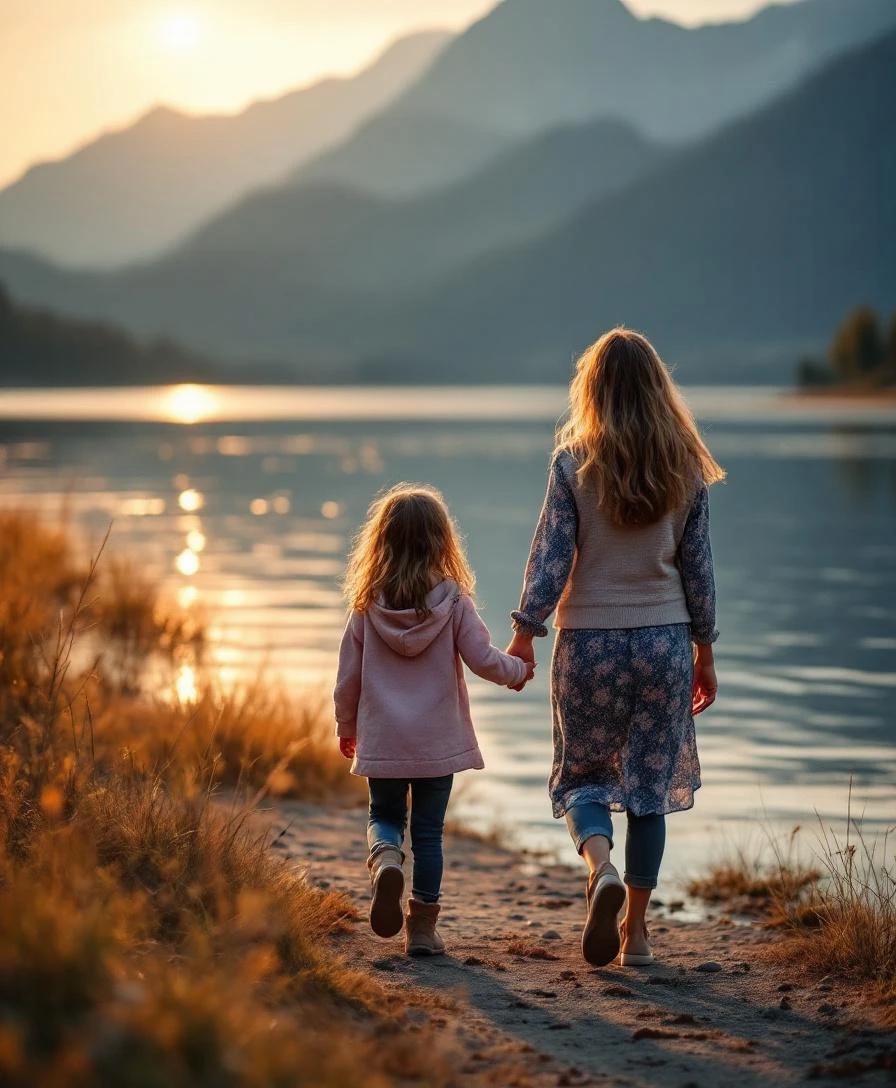
#> input picture instagram/flux-test-family.webp, 896 x 1088 px, found by its file name
$ python create_weekend_post.py
#> lines starting #> are read from the running program, lines starting #| are printed output that depends on the picture
#!/usr/bin/env python3
"""
Instagram Post Generator - Jung von Matt Style
Combines Flux hero image with elegant typography overlay
"""

from PIL import Image, ImageDraw, ImageFont, ImageFilter, ImageEnhance
import os

# Paths
BASE_DIR = "/Users/eddy/clawd/starnberg-events/instagram"
HERO_IMAGE = f"{BASE_DIR}/flux-test-family.webp"
OUTPUT = f"{BASE_DIR}/weekend-post-final.png"
FONT_DIR = "/Users/eddy/clawd/starnberg-events/public/fonts"

# Load fonts
def load_font(name, size):
    font_map = {
        "bold": f"{FONT_DIR}/space-grotesk-700.ttf",
        "semibold": f"{FONT_DIR}/space-grotesk-600.ttf",
        "medium": f"{FONT_DIR}/space-grotesk-500.ttf",
        "regular": f"{FONT_DIR}/space-grotesk-400.ttf",
    }
    return ImageFont.truetype(font_map.get(name, font_map["regular"]), size)

# Instagram dimensions (4:5)
WIDTH = 1080
HEIGHT = 1350

# Load and process hero image
img = Image.open(HERO_IMAGE).convert("RGBA")

# Resize to cover
img_ratio = img.width / img.height
#> img_ratio = 0.824
target_ratio = WIDTH / HEIGHT

if img_ratio > target_ratio:
    new_height = HEIGHT
    new_width = int(HEIGHT * img_ratio)
#> new_width = 1111
else:
    new_width = WIDTH
    new_height = int(WIDTH / img_ratio)

img = img.resize((new_width, new_height), Image.LANCZOS)
#> img: PIL image 1111x1350 RGBA

# Center crop
left = (new_width - WIDTH) // 2
#> left = 15
top = (new_height - HEIGHT) // 2
img = img.crop((left, top, left + WIDTH, top + HEIGHT))
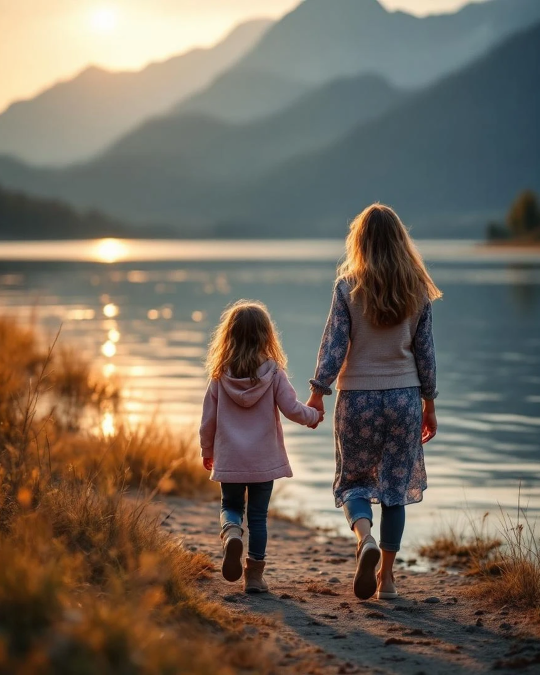
#> img: PIL image 1080x1350 RGBA (shown at 1/2 size); mean R, G, B, A 117.6, 106.7, 93.4, 255

# Slightly darken and warm up
enhancer = ImageEnhance.Brightness(img)
img = enhancer.enhance(0.85)
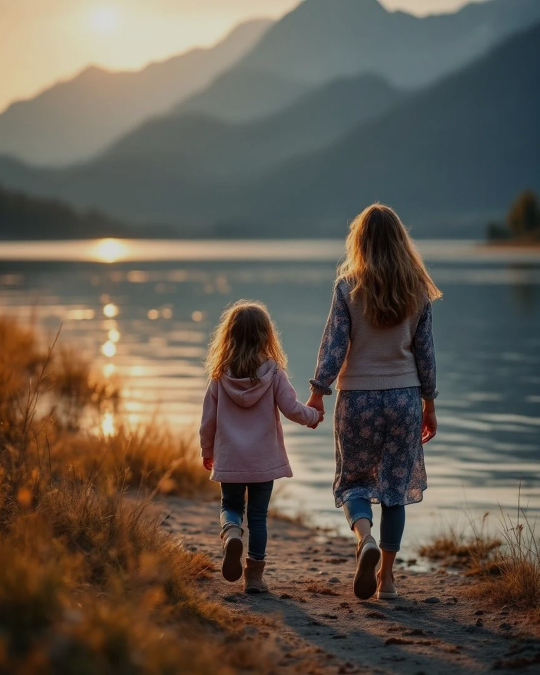
#> img: PIL image 1080x1350 RGBA (shown at 1/2 size); mean R, G, B, A 99.5, 90.2, 78.9, 255

# Create gradient overlay (dark at bottom for text)
gradient = Image.new('RGBA', (WIDTH, HEIGHT), (0, 0, 0, 0))
#> gradient: PIL image 1080x1350 RGBA; every value is 0
draw_grad = ImageDraw.Draw(gradient)

# Bottom gradient for text area
for y in range(HEIGHT // 2, HEIGHT):
    alpha = int(180 * ((y - HEIGHT // 2) / (HEIGHT // 2)) ** 1.5)
    draw_grad.rectangle([(0, y), (WIDTH, y + 1)], fill=(0, 0, 0, alpha))

# Top subtle gradient for hook
for y in range(0, 200):
    alpha = int(120 * (1 - y / 200) ** 2)
    draw_grad.rectangle([(0, y), (WIDTH, y + 1)], fill=(0, 0, 0, alpha))

img = Image.alpha_composite(img, gradient)
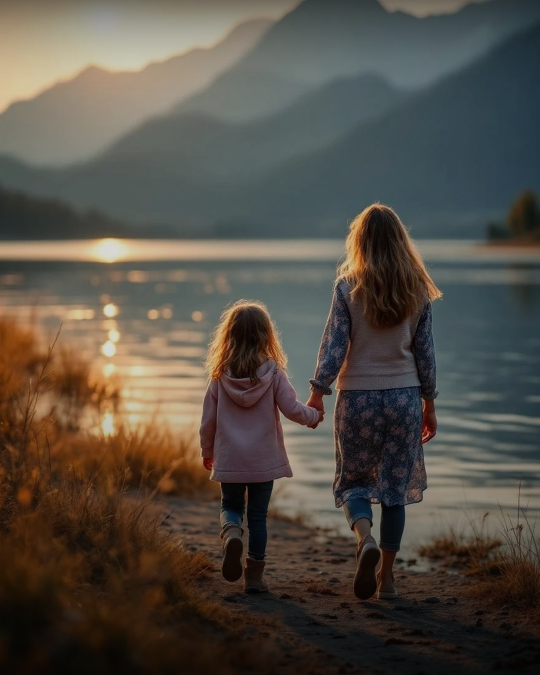
#> img: PIL image 1080x1350 RGBA (shown at 1/2 size); mean R, G, B, A 84.6, 78.2, 69.4, 255

# Draw
draw = ImageDraw.Draw(img)

# Colors
WHITE = (255, 255, 255)
GOLD = (255, 200, 100)
TEAL = (100, 210, 200)

# === TOP: Emotional Hook ===
hook_font = load_font("bold", 52)
hook_text = "Dieses Wochenende"
hook_bbox = draw.textbbox((0, 0), hook_text, font=hook_font)
#> hook_bbox = (0, 9, 526, 50)
hook_x = (WIDTH - (hook_bbox[2] - hook_bbox[0])) // 2
#> hook_x = 277
draw.text((hook_x, 45), hook_text, font=hook_font, fill=WHITE)

subhook_font = load_font("medium", 32)
subhook_text = "am Starnberger See"
subhook_bbox = draw.textbbox((0, 0), subhook_text, font=subhook_font)
#> subhook_bbox = (0, 6, 322, 37)
subhook_x = (WIDTH - (subhook_bbox[2] - subhook_bbox[0])) // 2
#> subhook_x = 379
draw.text((subhook_x, 105), subhook_text, font=subhook_font, fill=TEAL)

# === BOTTOM: Events ===
events = [
    {
        "title": "Willi live – Und wovon träumst du?",
        "details": "Sa 15:00 · BecCult Pöcking",
        "highlight": True
    },
    {
        "title": "Montgolfiade Tegernsee",
        "details": "Sa + So ab 8:00 · 25. Jubiläum",
        "highlight": False
    },
    {
        "title": "Theaterzwerge: Die Träne der Elfe",
        "details": "Sa 16:00 · Herrsching",
        "highlight": False
    },
]

y_pos = 920
title_font = load_font("semibold", 36)
details_font = load_font("regular", 26)

for event in events:
    # Colored bullet instead of emoji
    bullet_color = GOLD if event.get("highlight") else TEAL
    draw.ellipse([(50, y_pos + 12), (66, y_pos + 28)], fill=bullet_color)

    # Title
    title_color = GOLD if event.get("highlight") else WHITE
    draw.text((85, y_pos + 2), event["title"], font=title_font, fill=title_color)

    # Details
    draw.text((85, y_pos + 45), event["details"], font=details_font, fill=(200, 200, 200))

    y_pos += 110
#> after the loop, y_pos = 1250

# === FOOTER: Branding ===
brand_font = load_font("medium", 24)
brand_text = "pöcking-events.de"
brand_bbox = draw.textbbox((0, 0), brand_text, font=brand_font)
#> brand_bbox = (0, 5, 221, 28)
brand_x = (WIDTH - (brand_bbox[2] - brand_bbox[0])) // 2
#> brand_x = 429
draw.text((brand_x, HEIGHT - 55), brand_text, font=brand_font, fill=TEAL)

# Subtle top tag
tag_font = load_font("regular", 20)
tag_text = "7. – 8. Februar 2026"
tag_bbox = draw.textbbox((0, 0), tag_text, font=tag_font)
#> tag_bbox = (0, 4, 201, 19)
draw.text((WIDTH - tag_bbox[2] - 40, 50), tag_text, font=tag_font, fill=(200, 200, 200, 180))

# Save
img = img.convert("RGB")
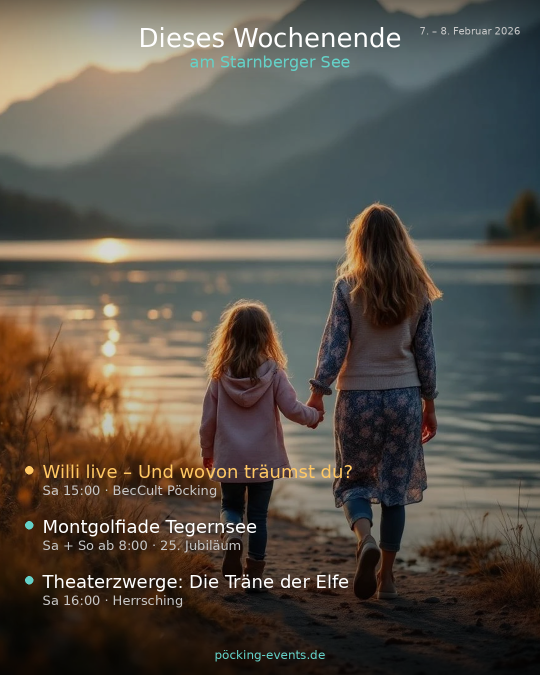
#> img: PIL image 1080x1350 RGB (shown at 1/2 size); mean R, G, B 87.3, 81.3, 72.4
img.save(OUTPUT, "PNG", quality=95)
print(f"✓ Saved: {OUTPUT}")
print(f"  Size: {os.path.getsize(OUTPUT) / 1024:.0f} KB")

$ run again, with instagram/flux-aerial.webp copied over instagram/flux-test-family.webp
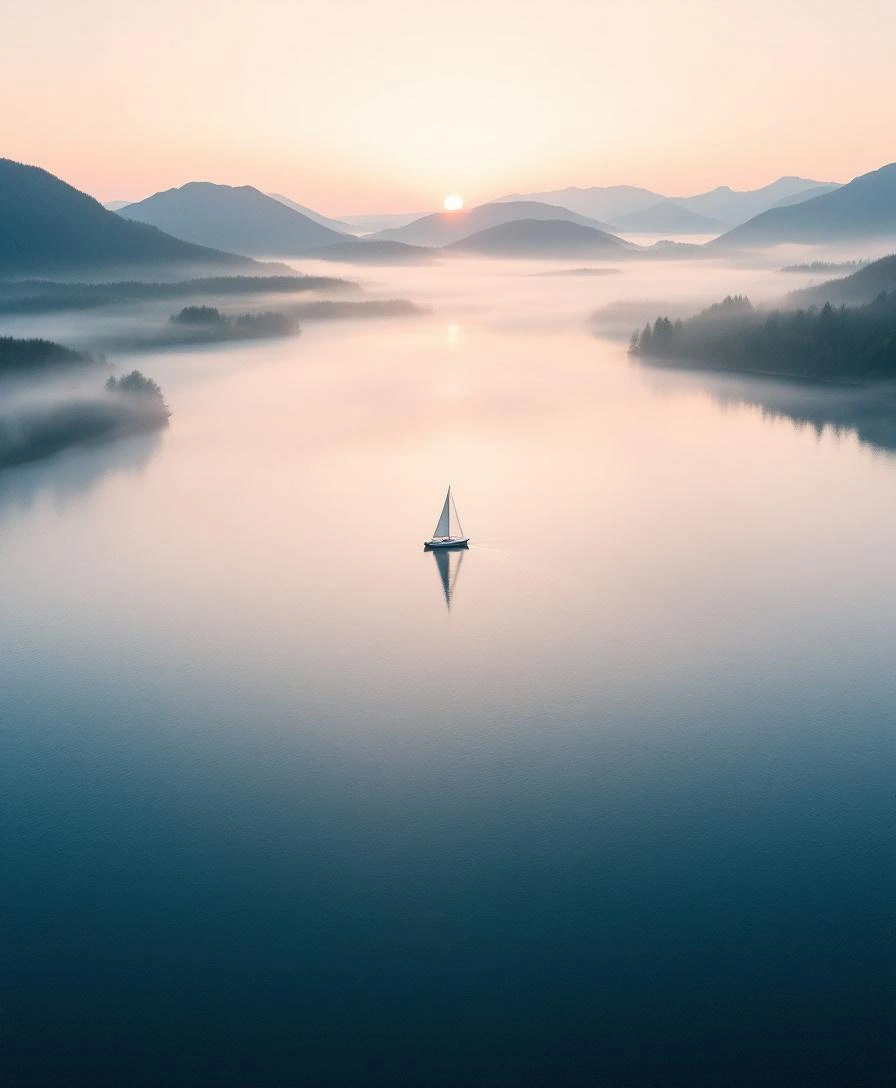
#> input picture instagram/flux-aerial.webp, 896 x 1088 px, found by its file name
#> gradient: PIL image 1080x1350 RGBA; every value is 0
#> `img = Image.alpha_composite(img, gradient)`:
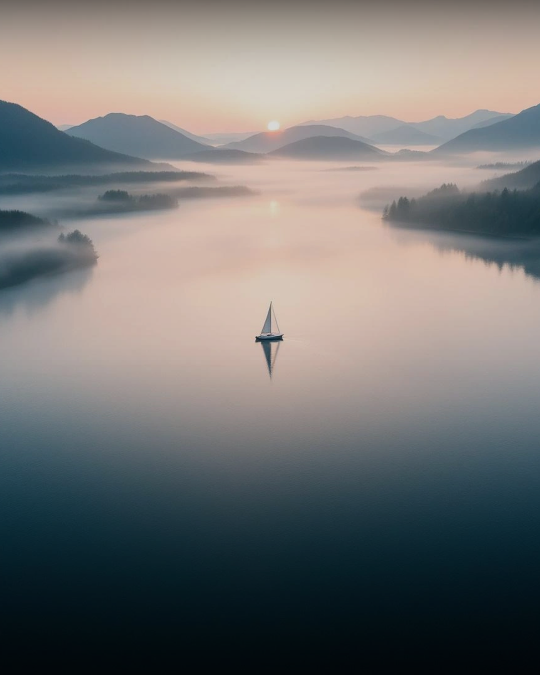
#> img: PIL image 1080x1350 RGBA (shown at 1/2 size); mean R, G, B, A 116.3, 115.9, 115, 255
#> hook_bbox = (0, 9, 526, 50)
#> hook_x = 277
#> subhook_bbox = (0, 6, 322, 37)
#> subhook_x = 379
#> after the loop `for event in events:`: y_pos = 1250
#> brand_bbox = (0, 5, 221, 28)
#> brand_x = 429
#> tag_bbox = (0, 4, 201, 19)
#> `img = img.convert("RGB")`:
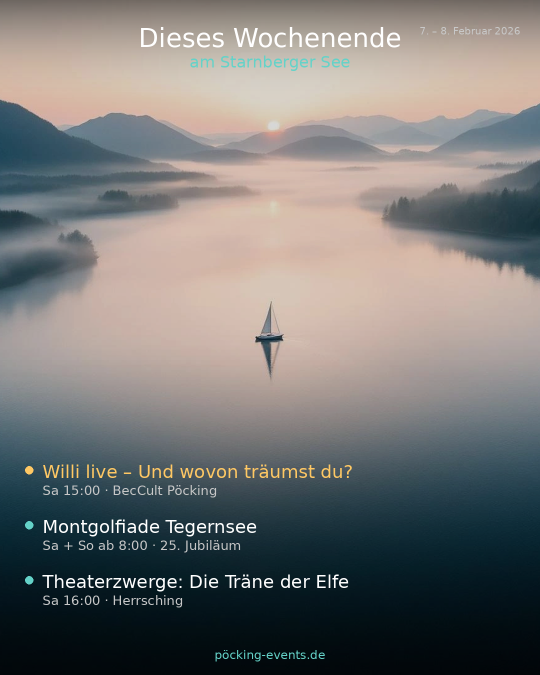
#> img: PIL image 1080x1350 RGB (shown at 1/2 size); mean R, G, B 119.1, 118.6, 117.3

$ run again, with instagram/flux-magical.webp copied over instagram/flux-test-family.webp
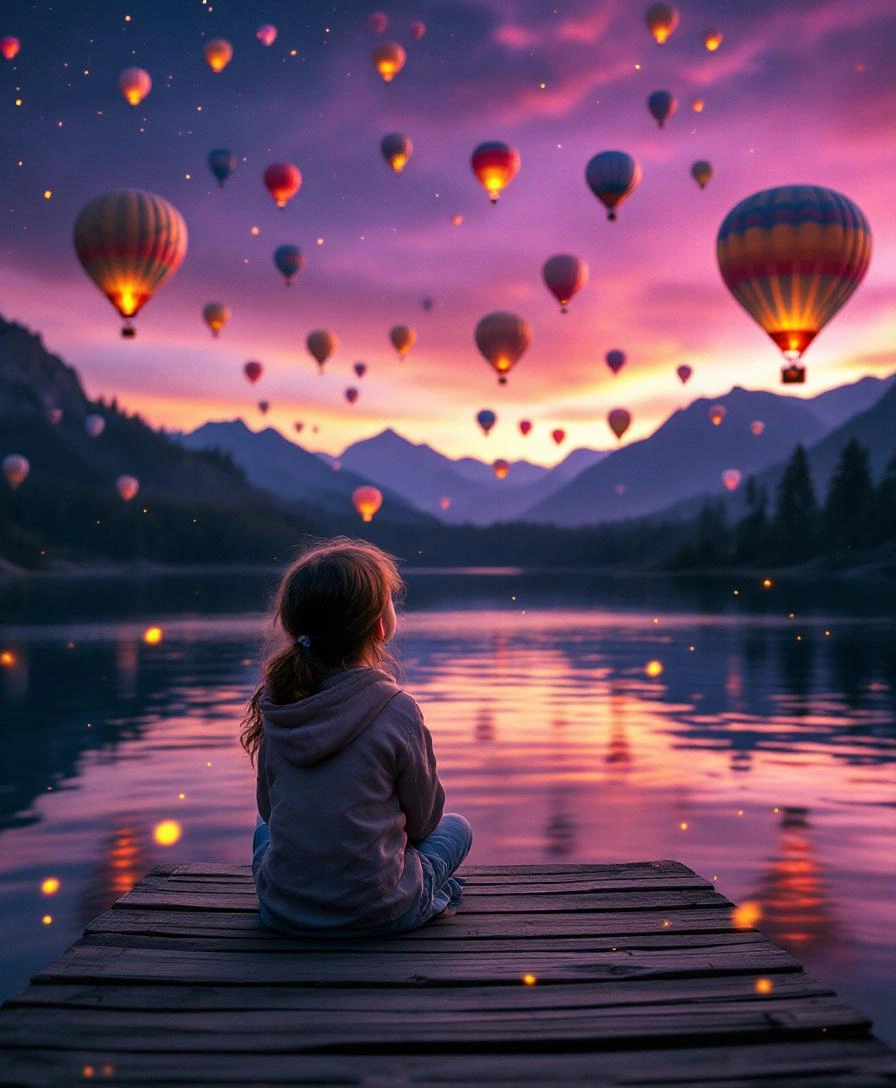
#> input picture instagram/flux-magical.webp, 896 x 1088 px, found by its file name
#> gradient: PIL image 1080x1350 RGBA; every value is 0
#> `img = Image.alpha_composite(img, gradient)`:
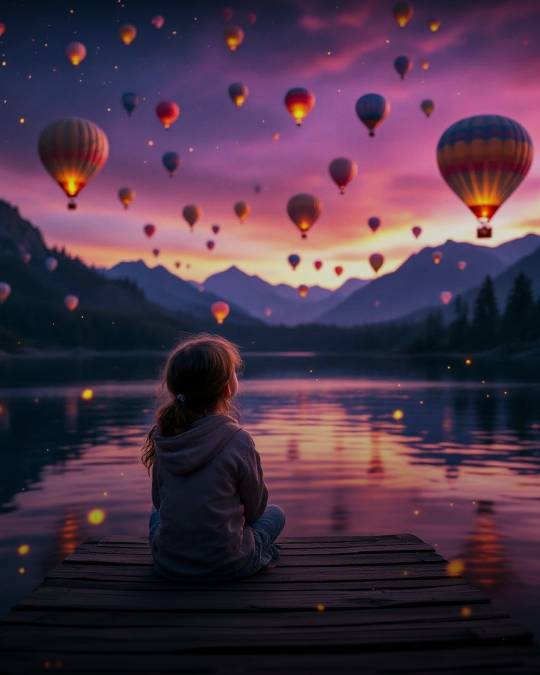
#> img: PIL image 1080x1350 RGBA (shown at 1/2 size); mean R, G, B, A 75.3, 52.3, 71.6, 255
#> hook_bbox = (0, 9, 526, 50)
#> hook_x = 277
#> subhook_bbox = (0, 6, 322, 37)
#> subhook_x = 379
#> after the loop `for event in events:`: y_pos = 1250
#> brand_bbox = (0, 5, 221, 28)
#> brand_x = 429
#> tag_bbox = (0, 4, 201, 19)
#> `img = img.convert("RGB")`:
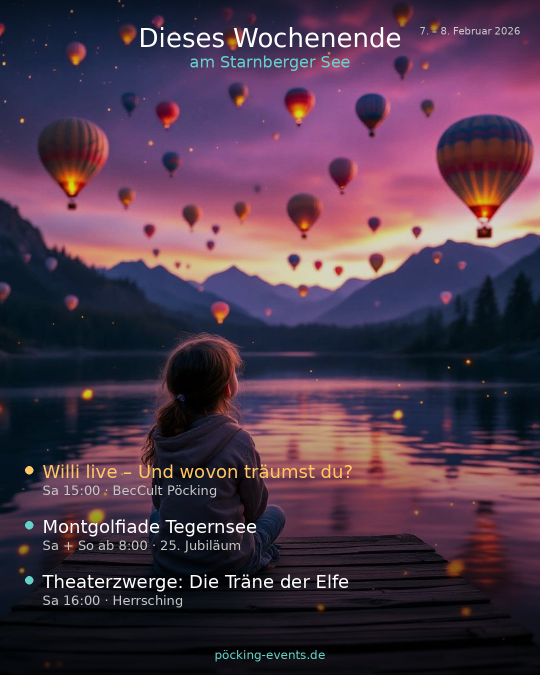
#> img: PIL image 1080x1350 RGB (shown at 1/2 size); mean R, G, B 78.5, 56, 74.6
